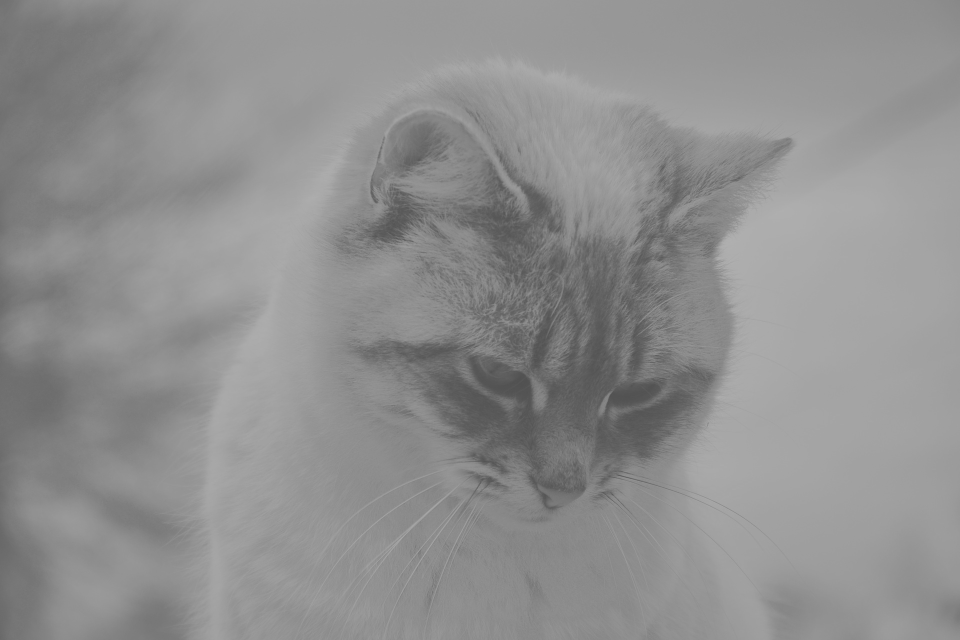
#> input picture homework/4th_week homework/cat.jpg, 1920 x 1280 px (shown at 1/2 size)
$ jupyter execute 4week_homework.ipynb   (shell and % lines are left out)
#> lines starting #> are read from the running program, lines starting #| are printed output that depends on the picture; after the words box and inside, x2 and y2 are one past the last pixel; in counts of white or black regions, pixels touching at a corner belong together
[cell 1]
import numpy as np
import cv2
import matplotlib.pyplot as plt

## 과제 1

[cell 2]
img_file = np.zeros((1280, 1920, 3), dtype = np.int32) # numpy zeros함수를 통해 (1280, 1920, 3) 형태의 ARRAY선언
img_file[1280//7 * 3 : 1280 // 7 * 4, 1920//6 :1920//6 *5, :] = 255 # 먼저 십자가의 가로 줄을 만들기 위한 인덱싱
img_file[1280//7: 1280//7 * 6, 1920//12 * 5:1920//12 * 7, :] =  255 # 십자가의 세로줄을 만들기 위한 인덱싱
plt.imshow(img_file)# 화면 출력
plt.show()
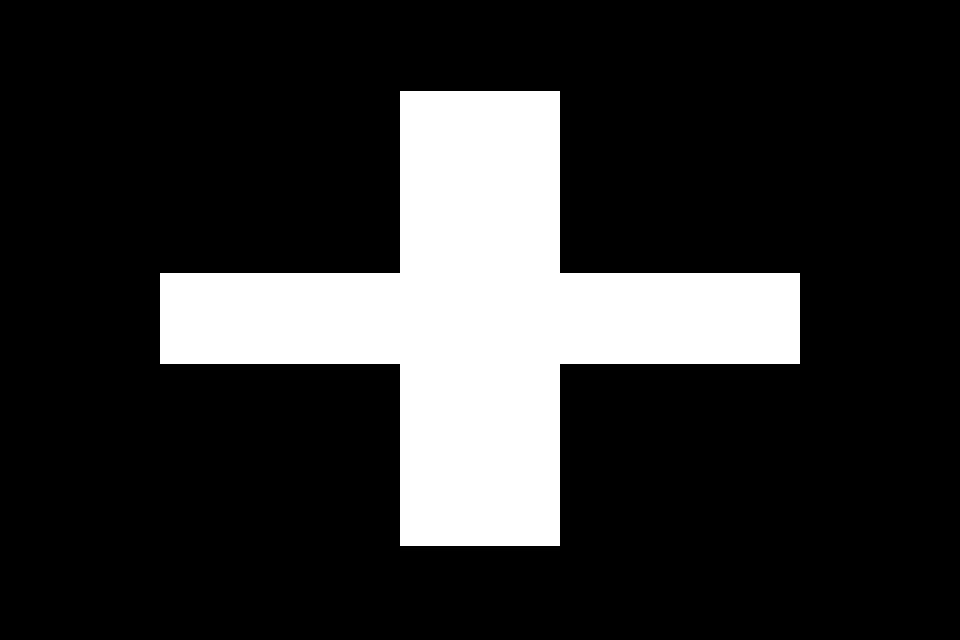
#> shown: shape (1280, 1920, 3) (shown at 1/2 size); 19% white; 1 white region, box (x1, y1, x2, y2) and area: (320, 182, 1600, 1092) 465920

[cell 3]
a_img = cv2.imread('cat.jpg')
#> a_img is the input picture: shape (1280, 1920, 3); min 79, max 179, mean 143.5
plt.imshow(a_img)
plt.show()

[cell 4]
print('max :', np.max(a_img), '\tmin :',np.min(a_img))# numpy 함수를 통한 결과 추출
#| max : 179 	min : 79

[cell 5]
max_br, min_br = np.max(a_img), np.min(a_img) # 최대값과 최솟값 저장
#> max_br = 179; min_br = 79
v_img = (a_img - min_br)/(max_br -  min_br) * 255 # 화소를 변환하기 위한 연산
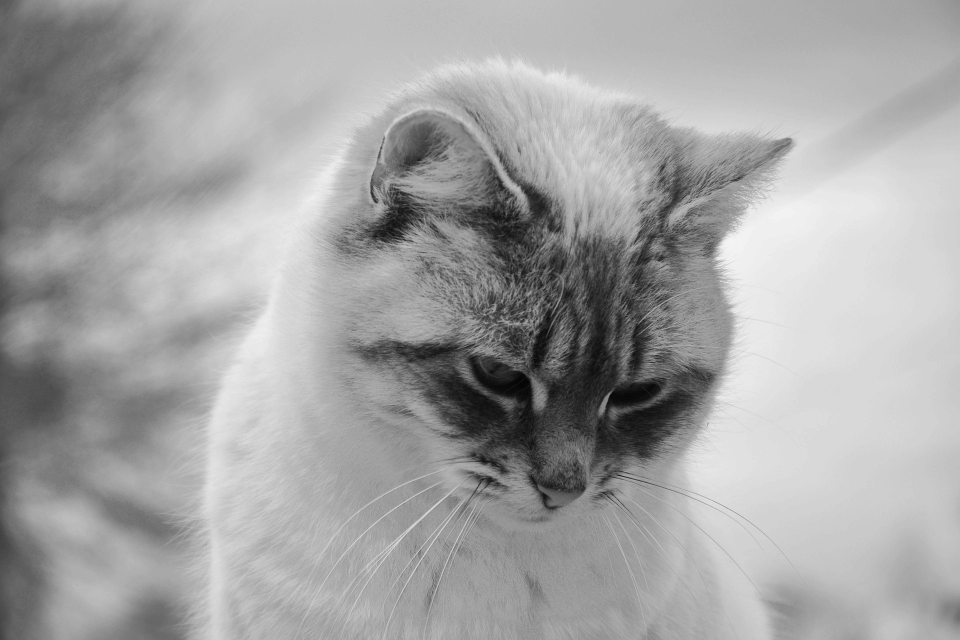
#> v_img: shape (1280, 1920, 3) float64 (shown at 1/2 size); min 0, max 255, mean 164.4
v_img = v_img.astype(np.int32) # int 형으로 형을 변환해줌
print('max : ', np.max(v_img), '\tmin :', np.min(v_img))
#| max :  255 	min : 0

[cell 6]
fig = plt.figure(figsize = (10,10)) # figure 선언
ax = fig.add_subplot(1,2,1) # 1행 2열의 첫번째 plot추가
ax = plt.title("Image A") # 타이틀 선언
ax = plt.imshow(a_img) # 이미지 추가

ax = fig.add_subplot(1,2,2)# 1행 2열의 두번째 plot추가
ax = plt.title("Image B") # 타이틀 선언
ax = plt.imshow(v_img, vmin = 0, vmax = 255) # 이미지 추가
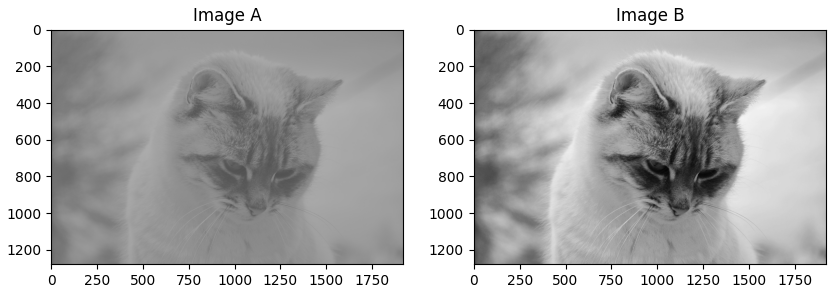
#> figure drawn by matplotlib, 2 panels
